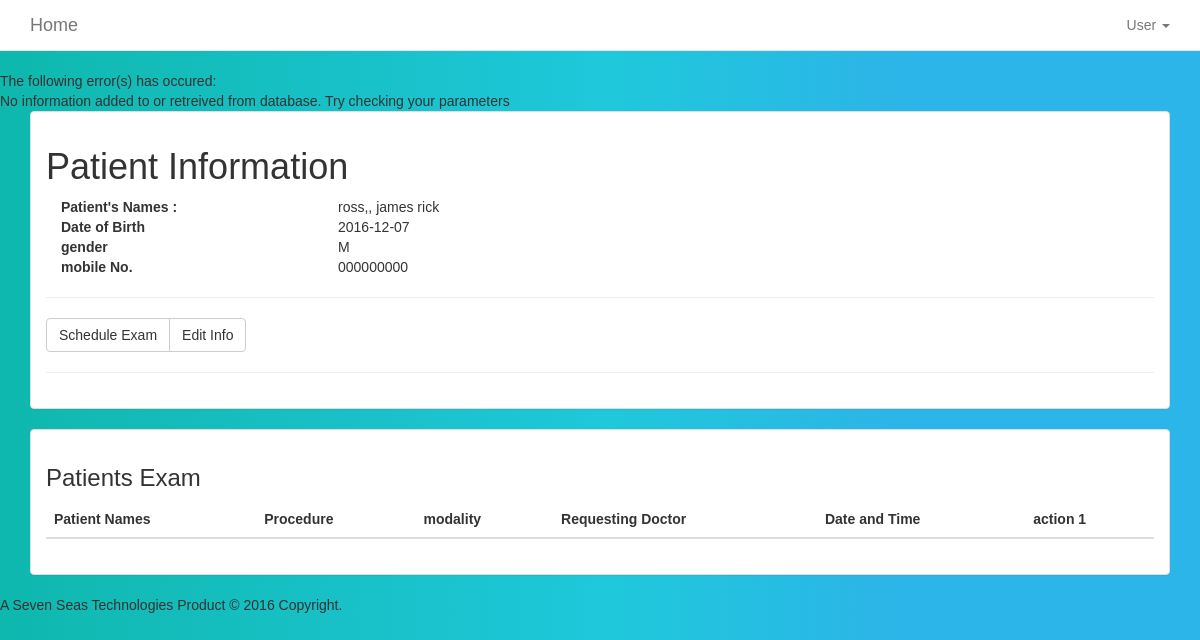
The app's page /patientinfo?id=578df1530ed11 (signed in), older data.
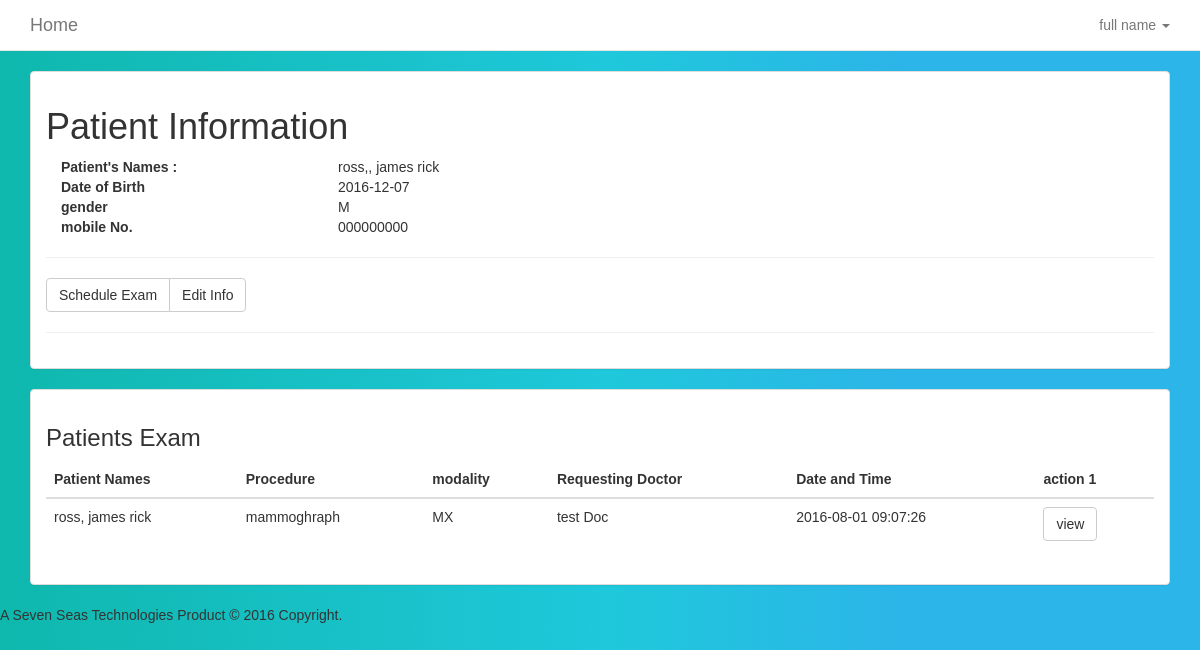
The same page, newer data.
### tables this page shows
CREATE TABLE `exam_info` (
  `exam_id` varchar(30) NOT NULL,
  `performer_id` varchar(30) NOT NULL,
  `patient_id` varchar(30) NOT NULL,
  `req_physician` varchar(50) NOT NULL,
  `modality` varchar(2) NOT NULL,
  `exam_name` varchar(50) NOT NULL,
  `exam_reason` text NOT NULL,
  `receipt` varchar(20) NOT NULL,
  `amount` int(11) NOT NULL,
  `created_at` timestamp NOT NULL DEFAULT CURRENT_TIMESTAMP ON UPDATE CURRENT_TIMESTAMP,
  `exam_done` tinyint(4) NOT NULL,
  `report_done` tinyint(4) NOT NULL
);

CREATE TABLE `patient_details` (
  `patient_id` varchar(30) NOT NULL,
  `patient_name` varchar(50) NOT NULL,
  `birthday` date NOT NULL,
  `phonenumber` varchar(50) NOT NULL,
  `national_id` varchar(50) NOT NULL,
  `status` varchar(11) NOT NULL,
  `gender` varchar(10) NOT NULL,
  `created_at` timestamp NOT NULL DEFAULT CURRENT_TIMESTAMP
);

### views_user/patientinfo.php (the view)
<?php
 $identification = $_GET['id'];
$sql_patient = "SELECT * FROM patient_details WHERE patient_id = '$identification'";
$a_patient = db_query($sql_patient);
$this_patient = $a_patient->fetch_assoc();
$name = explode(" ", $this_patient["patient_name"], 3);
$sql_schedule = "SELECT exam_info.exam_id, patient_details.patient_name, exam_info.req_physician, exam_info.exam_name, exam_info.modality, exam_info.created_at  FROM exam_info INNER JOIN patient_details ON exam_info.patient_id=patient_details.patient_id where exam_info.patient_id='$identification'";
$schedule = db_query($sql_schedule);
?>
<div class="section">
  <div class="container">
           <div class="panel panel-default panel-faded">
                <div class="panel-body">
    <div class="row">
      <div class="col-md-12">
        <h1>Patient Information</h1>
      </div>
    </div>
    <div class="row">
      <div class="col-md-12">
         <div class="col-md-3">
        <dt>Patient's Names :</dt>
        </div>
        <div class="col-md-9">
        <dd><?php echo $name[0] . ", " . $name[1] . " " . $name[2];?></dd>
        </div>
        <div class="col-md-3">
              <dt>Date of Birth</dt>
        </div>
        <div class="col-md-9">
              <dd><?php echo $this_patient["birthday"];?></dd>
        </div>
        <div class="col-md-3">
              <dt>gender</dt>
        </div>
        <div class="col-md-9">
              <dd><?php echo $this_patient["gender"];?></dd>
        </div>
        <div class="col-md-3">
              <dt>mobile No.</dt>
        </div>
        <div class="col-md-9">
              <dd><?php echo $this_patient["phonenumber"];?></dd>
        </div>
      </div>
    </div>
    <div class="row">
      <div class="col-md-12">
        <hr>
      </div>
    </div>
        <div class="row">
          <div class="col-md-12">
            <div class="btn-group">
              <a href="newexam?patient_id=<?php echo $identification ?>" class="btn btn-default">Schedule Exam</a>
              <a href="edit-patient?id=<?php echo $identification;?>" class="btn btn-default">Edit Info</a>
            </div>
          </div>
        </div>
    <div class="row">
      <div class="col-md-12">
        <hr>
      </div>
    </div>
      </div>
    </div>
  </div>
</div>
<div class="section">
      <div class="container">
           <div class="panel panel-default panel-faded">
                <div class="panel-body">
        <div class="row">
          <div class="col-md-12">
            <h3>Patients Exam</h3>
          </div>
      <div class="col-md-12">
        <table class="table">
          <thead>
            <tr>
              <th>Patient Names</th>
              <th>Procedure</th>
              <th>modality</th>
              <th>Requesting Doctor</th>
              <th>Date and Time</th>
              <th>action 1</th>
            </tr>
          </thead>
          <tbody>
            <?php
             while ($row = $schedule->fetch_assoc()) {
                ?>
            <tr>
            <td><?php echo $row["patient_name"]?></td>
            <td><?php echo $row["exam_name"]?></td>
            <td><?php echo $row["modality"]?></td>
            <td><?php echo $row["req_physician"]?></td>
            <td><?php echo $row["created_at"]?></td>
            <td><a class="btn btn-default" href="examinfo?id=<?php echo $row['exam_id'];?>">view</a></td>
            </tr>
            <?php }
            ?>
          </tbody>
        </table>
      </div>
    </div>
  </div>
</div>
</div>
</div>

### templates/navigation.php (shortened to what this page needs)
    <div class="navbar navbar-default navbar-static-top">
  <div class="container">
    <div class="navbar-header">
      <a class="navbar-brand" href="/ExamManager/"><span>Home</span></a>
    </div>
    <div class="collapse navbar-collapse" id="navbar-ex-collapse">
      <ul class="nav navbar-nav navbar-right">
                  <?php if(isset($_SESSION["user_name"])):?>
        <li><a class=" dropdown-toggle navbtn" type="button" id="menu1" data-toggle="dropdown">
                        <?php echo $_SESSION["full_name"]; ?>
                        <span class="caret"></span></a>
        <?php endif; ?>
      </ul>
    </div>
  </div>
</div>

### app/conn_db.php (shortened to what this page needs)
<?php
$conn = "";
function affected() {
    global $conn, $rows_affected;
    $rows_affected = mysqli_affected_rows($conn);
    if ($rows_affected < 1) {
        $error_sql ="No information added to or retreived from database. Try checking your parameters" . "<br>";
        error_handler($error_sql, mysqli_errno($conn), mysqli_error($conn));
        return 0;
    }
    else {
        return $rows_affected;
    }
}
function error_handler($error_msg, $mysqli_errno, $mysqli_errmsg) {
    echo "The following error(s) has occured:" . "<br>" . $error_msg;
}
function db_query($sql) {
    global $conn;
    $result = $conn->query($sql);
    affected();
    if ($result == FALSE) {
        $error_sql = "Error querying db, check sql statement" . "<br>";
        error_handler($error_sql, mysqli_errno($conn), mysqli_error($conn));
    }
    else {
        return $result;
    }
}
?>

Row changes from the older to the newer data that the page shows:
added exam_info: patient.patient_name "ross, james rick", exam_name "mammoghraph", modality "MX", req_physician "test Doc", created_at "2016-08-01 09:07:26"
Text that changed along with them:
$_SESSION["full_name"]: "User" → "full name"
text no longer shown: "The following error(s) has occured: No information added to or retreived from database. Try checking your parameters"
